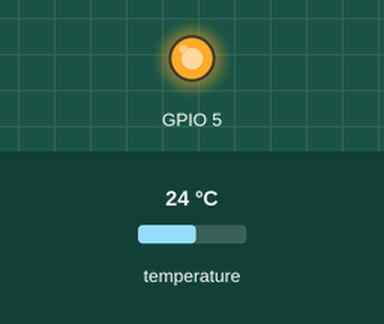
Simulated run of this sketch. Board: ESP8266 (NodeMCU). On the bench: output pins drawn as LEDs (lit = HIGH). The test bench sets the inputs (shaded band); at power-on: temperature 24 °C. WiFi joins after 1.5 s; servers stay silent unless stated; what the sketch prints to the serial monitor is not drawn.

Above: at 8.1 s.
8.2 s: temperature set to 10.4 °C
17.5 s: temperature set to 9.6 °C
At 27.0 s:
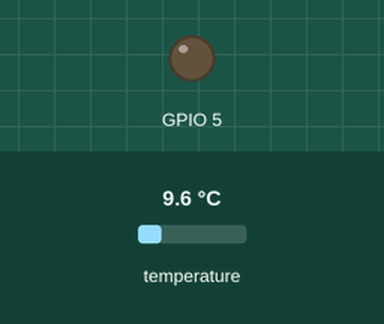
27.3 s: temperature set to 10.4 °C
36.5 s: temperature set to 11.6 °C
At 46.0 s:
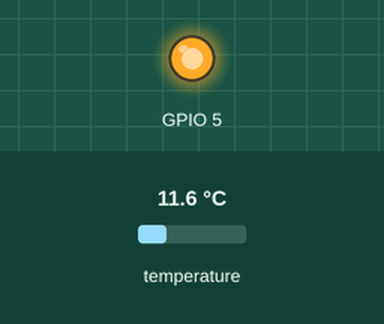
Timing chart, 0 to 47.3 s (numbered marks = the images above; inputs shaded):
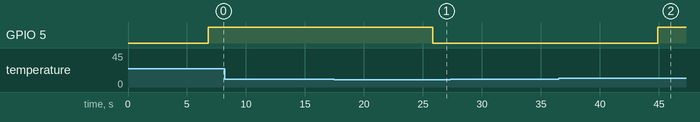

The sketch:

sketch_jan23a.ino
```cpp
#include "ESP8266WiFi.h"
#include "ESPAsyncTCP.h"
#include "ESPAsyncWebServer.h"

const char* ssid = "Getraenkeautomat";
const char* password = "12345678";

IPAddress local_IP(192, 168, 43, 222);
IPAddress gateway(192, 168, 43, 1);
IPAddress subnet(255, 255, 255, 0);

#include <OneWire.h>
#include <DallasTemperature.h>

// GPIO where the DS18B20 is connected to
const int oneWireBus = 4;

AsyncWebServer server(80);

// Setup a oneWire instance to communicate with any OneWire devices
OneWire oneWire(oneWireBus);

// Pass our oneWire reference to Dallas Temperature sensor
DallasTemperature sensors(&oneWire);
float temp=0.0;
void setup() {
  // Start the DS18B20 sensor
  sensors.begin();
  pinMode(5, OUTPUT);
Serial.begin (115200);


if (!WiFi.config(local_IP, gateway, subnet )) {
Serial.println("STA Failed to configure");
}
WiFi.begin(ssid, password);
while (WiFi.status() != WL_CONNECTED) {
delay(1000);
Serial.println("Connecting to WiFi..");
};
Serial.println("Verbunden!");


server.on("/temp", HTTP_GET, [](AsyncWebServerRequest *request){
AsyncWebParameter* p = request->getParam(0);

request->send(200, "text/plain", String(temp) );
});


server.begin();
}
float offset=0;
void loop() {

 sensors.requestTemperatures();
  temp = sensors.getTempCByIndex(0);
  Serial.print(temp);

delay(4000);

if(temp+offset<10)
{
  digitalWrite(5, LOW);
  offset=-1;
}
else
{
  digitalWrite(5, HIGH);
  offset=0;

}
}
```

Measured:
- the behaviour switches between 10 and 9.9 °C on temperature (found by bisection; images 0 and 1)
- the behaviour switches between 10.9 and 11 °C on temperature (found by bisection; images 1 and 2)
- after the input at 8.2 s, every drawn part: stays the same
- after the input at 17.5 s, GPIO 5: HIGH → LOW after 8.3 s
- after the input at 27.3 s, every drawn part: stays the same
- after the input at 36.5 s, GPIO 5: LOW → HIGH after 8.4 s
